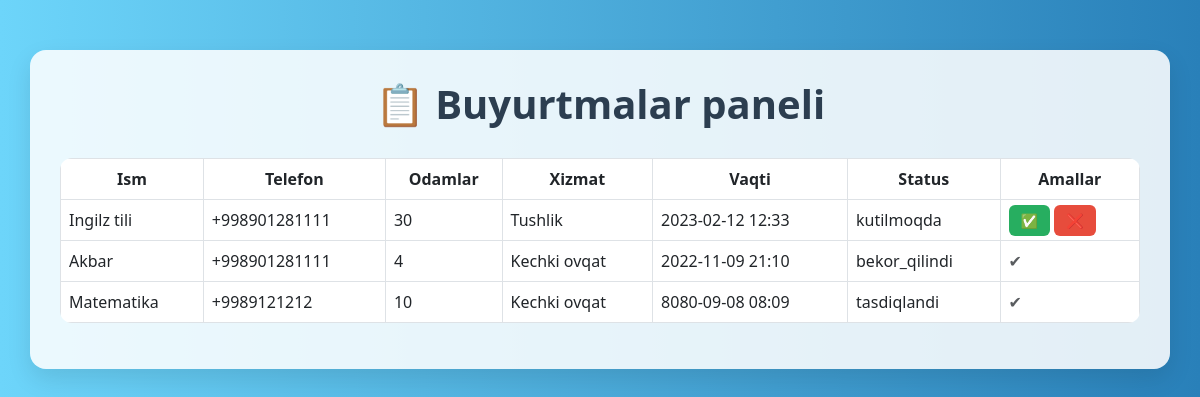
/panel/, run on the app's committed database.
### orders/models.py (models this page shows, shortened)
class Order(models.Model):
    SERVICE_CHOICES = [
        ('breakfast', 'Nonushta'),
        ('lunch', 'Tushlik'),
        ('dinner', 'Kechki ovqat'),
        ('birthday', 'Tug‘ilgan kun'),
        ('other', 'Boshqa'),
    ]
    name = models.CharField(max_length=100)
    phone = models.CharField(max_length=20)
    people_count = models.IntegerField(default=1)
    service_type = models.CharField(max_length=50, choices=SERVICE_CHOICES)
    appointment_date = models.DateTimeField()
    status = models.CharField(max_length=20, default='kutilmoqda')

### orders/views.py (the view)
# urls.py: path('panel/', panel_view, name='panel'),
def panel_view(request):
    orders = Order.objects.all().order_by('-id')
    return render(request, 'panel.html', {'orders': orders})

### templates/panel.html (shortened to what this page needs)
<!DOCTYPE html>
<html lang="uz">
<head>
    <link href="https://cdn.jsdelivr.net/npm/bootstrap@5.3.0/dist/css/bootstrap.min.css" rel="stylesheet">
</head>
<body>
    <div class="container">
        <h1>📋 Buyurtmalar paneli</h1>
        <div class="table-responsive">
            <table class="table">
                <thead>
                    <tr>
                        <th>Ism</th>
                        <th>Telefon</th>
                        <th>Odamlar</th>
                        <th>Xizmat</th>
                        <th>Vaqti</th>
                        <th>Status</th>
                        <th>Amallar</th>
                    </tr>
                </thead>
                <tbody>
                    {% for order in orders %}
                    <tr>
                        <td>{{ order.name }}</td>
                        <td>{{ order.phone }}</td>
                        <td>{{ order.people_count }}</td>
                        <td>{{ order.get_service_type_display }}</td>
                        <td>{{ order.appointment_date|date:"Y-m-d H:i" }}</td>
                        <td>{{ order.status }}</td>
                        <td>
                            {% if order.status == 'kutilmoqda' %}
                                <a href="{% url 'approve_order' order.id %}" class="btn-approve">✅</a>
                                <a href="{% url 'cancel_order' order.id %}" class="btn-cancel">❌</a>
                            {% else %}
                                <span class="text-muted">✔</span>
                            {% endif %}
                        </td>
                    </tr>
                    {% empty %}
                    <tr>
                        <td colspan="7" class="text-center text-muted">Buyurtmalar hali yo‘q.</td>
                    </tr>
                    {% endfor %}
                </tbody>
            </table>
        </div>
    </div>
</body>
</html>

### templates/panel.html (style rules this page uses)
body { margin: 0; font-family: 'Segoe UI', sans-serif; background: linear-gradient(to right, #6dd5fa, #2980b9); color: #333; min-height: 100vh; }
.container { margin-top: 50px; background-color: #ffffffdd; padding: 30px; border-radius: 16px; box-shadow: 0 10px 25px rgba(0, 0, 0, 0.1); }
h1 { text-align: center; color: #2c3e50; margin-bottom: 30px; font-weight: bold; }
table { width: 100%; border-collapse: collapse; overflow: hidden; border-radius: 12px; }
th { background-color: #3498db; color: white; font-weight: 600; text-align: center; }
td, th { padding: 12px; border: 1px solid #dee2e6; }
.btn-approve { background-color: #27ae60; color: white; padding: 6px 12px; border-radius: 6px; font-size: 14px; text-decoration: none; }
.btn-cancel { background-color: #e74c3c; color: white; padding: 6px 12px; border-radius: 6px; font-size: 14px; text-decoration: none; }
.text-muted { color: gray; }

### data on the page
Order: name "Ingilz tili", phone "+998901281111", people_count "30", service_type "Tushlik", appointment_date "2023-02-12 12:33", status "kutilmoqda"
Order: name "Akbar", phone "+998901281111", people_count "4", service_type "Kechki ovqat", appointment_date "2022-11-09 21:10", status "bekor_qilindi"
Order: name "Matematika", phone "+9989121212", people_count "10", service_type "Kechki ovqat", appointment_date "8080-09-08 08:09", status "tasdiqlandi"
